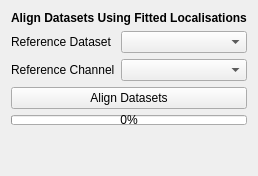
         <widget class="QWidget" name="tab_3">
          <attribute name="title">
           <string>Align</string>
          </attribute>
          <layout class="QVBoxLayout" name="verticalLayout_21">
           <item>
            <widget class="QLabel" name="label_30">
             <property name="font">
              <font>
               <weight>75</weight>
               <bold>true</bold>
              </font>
             </property>
             <property name="text">
              <string>Align Datasets Using Fitted Localisations</string>
             </property>
            </widget>
           </item>
           <item>
            <layout class="QFormLayout" name="formLayout_10">
             <item row="0" column="0">
              <widget class="QLabel" name="label_31">
               <property name="text">
                <string>Reference Dataset</string>
               </property>
              </widget>
             </item>
             <item row="0" column="1">
              <widget class="QComboBox" name="align_reference_dataset"/>
             </item>
             <item row="1" column="0">
              <widget class="QLabel" name="label_33">
               <property name="text">
                <string>Reference Channel</string>
               </property>
              </widget>
             </item>
             <item row="1" column="1">
              <widget class="QComboBox" name="align_reference_channel"/>
             </item>
            </layout>
           </item>
           <item>
            <widget class="QPushButton" name="molseeq_align_datasets">
             <property name="text">
              <string>Align Datasets</string>
             </property>
            </widget>
           </item>
           <item>
            <widget class="QProgressBar" name="align_progressbar">
             <property name="sizePolicy">
              <sizepolicy hsizetype="Minimum" vsizetype="Minimum">
               <horstretch>0</horstretch>
               <verstretch>0</verstretch>
              </sizepolicy>
             </property>
             <property name="minimumSize">
              <size>
               <width>0</width>
               <height>0</height>
              </size>
             </property>
             <property name="maximumSize">
              <size>
               <width>16777215</width>
               <height>10</height>
              </size>
             </property>
             <property name="value">
              <number>0</number>
             </property>
            </widget>
           </item>
           <item>
            <spacer name="verticalSpacer_20">
             <property name="orientation">
              <enum>Qt::Vertical</enum>
             </property>
             <property name="sizeHint" stdset="0">
              <size>
               <width>20</width>
               <height>40</height>
              </size>
             </property>
            </spacer>
           </item>
          </layout>
         </widget>
